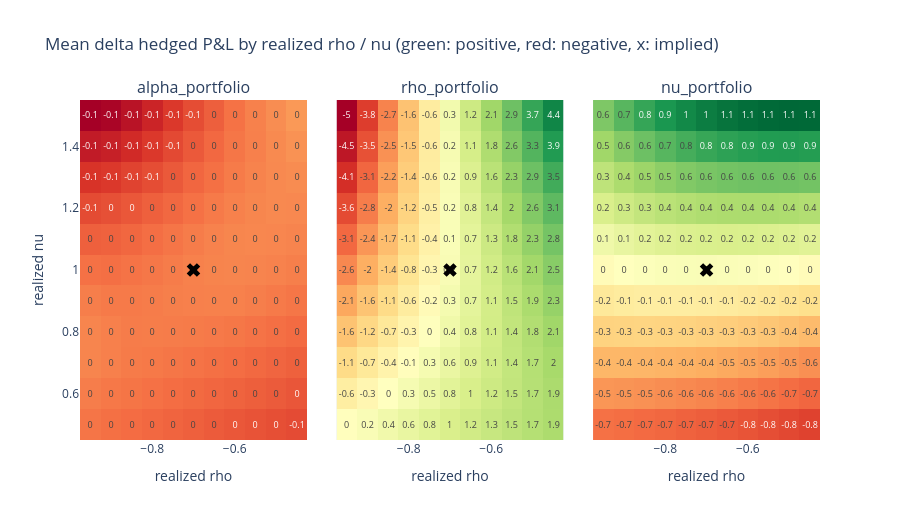

This figure's notebook cell:
### Code cell
# Realized rho and nu moved together (realized alpha = implied): sign of the mean P&L of each portfolio
heat = {ptf: pd.DataFrame(index=realized_grid["nu"], columns=realized_grid["rho"], dtype=float) for ptf in weights.columns}
for realized_rho in realized_grid["rho"]:
    for realized_nu in realized_grid["nu"]:
        pnl = backtest(realized_rho=realized_rho, realized_nu=realized_nu).mean()
        for ptf in weights.columns:
            heat[ptf].loc[realized_nu, realized_rho] = pnl[ptf]

fig = make_subplots(rows=1, cols=3, subplot_titles=list(weights.columns), shared_yaxes=True, horizontal_spacing=0.04)
for i, ptf in enumerate(weights.columns):
    z = heat[ptf]
    zmax = np.abs(z.values).max()
    fig.add_trace(
        go.Heatmap(
            x=z.columns, y=z.index, z=z.values, colorscale="RdYlGn", zmid=0, zmin=-zmax, zmax=zmax,
            text=z.round(1).values, texttemplate="%{text}", textfont=dict(size=9), showscale=False,
            hovertemplate="realized rho=%{x}<br>realized nu=%{y}<br>mean P&L=%{z:.3f}<extra></extra>",
        ),
        row=1, col=i + 1,
    )
    fig.add_trace(
        go.Scatter(x=[rho], y=[nu], mode="markers", marker=dict(symbol="x", size=12, color="black"), name="implied"),
        row=1, col=i + 1,
    )
fig.update_xaxes(title_text="realized rho")
fig.update_yaxes(title_text="realized nu", col=1)
fig.update_layout(
    title="Mean delta hedged P&L by realized rho / nu (green: positive, red: negative, x: implied)",
    height=520, showlegend=False,
)
fig.show()

### Figure 1 — Plotly figure (JSON) as saved in the notebook; plotly's stock layout.template omitted (floating-point values rounded to 4 significant figures)
{"data": [{"colorscale": [[0, "rgb(165,0,38)"], [0.1, "rgb(215,48,39)"], [0.2, "rgb(244,109,67)"], [0.3, "rgb(253,174,97)"], [0.4, "rgb(254,224,139)"], [0.5, "rgb(255,255,191)"], [0.6, "rgb(217,239,139)"], [0.7, "rgb(166,217,106)"], [0.8, "rgb(102,189,99)"], [0.9, "rgb(26,152,80)"], [1, "rgb(0,104,55)"]], "hovertemplate": "realized rho=%{x}<br>realized nu=%{y}<br>mean P&L=%{z:.3f}<extra></extra>", "showscale": false, "text": [[0, 0, 0, 0, 0, 0, 0, 0, 0, 0, -0.1], [0, 0, 0, 0, 0, 0, 0, 0, 0, 0, 0], [0, 0, 0, 0, 0, 0, 0, 0, 0, 0, 0], [0, 0, 0, 0, 0, 0, 0, 0, 0, 0, 0], [0, 0, 0, 0, 0, 0, 0, 0, 0, 0, 0], [0, 0, 0, 0, 0, 0, 0, 0, 0, 0, 0], [0, 0, 0, 0, 0, 0, 0, 0, 0, 0, 0], [-0.1, 0, 0, 0, 0, 0, 0, 0, 0, 0, 0], [-0.1, -0.1, -0.1, -0.1, 0, 0, 0, 0, 0, 0, 0], [-0.1, -0.1, -0.1, -0.1, -0.1, 0, 0, 0, 0, 0, 0], [-0.1, -0.1, -0.1, -0.1, -0.1, -0.1, 0, 0, 0, 0, 0]], "textfont": {"size": 9}, "texttemplate": "%{text}", "type": "heatmap", "x": [-0.95, -0.9, -0.85, -0.8, -0.75, -0.7, -0.65, -0.6, -0.55, -0.5, -0.45], "xaxis": "x", "y": [0.5, 0.6, 0.7, 0.8, 0.9, 1, 1.1, 1.2, 1.3, 1.4, 1.5], "yaxis": "y", "z": [[-0.04087, -0.04209, -0.0429, -0.04378, -0.04474, -0.04578, -0.0468, -0.04774, -0.04863, -0.04956, -0.0505], [-0.03908, -0.04021, -0.04102, -0.04178, -0.04257, -0.04348, -0.04427, -0.04508, -0.04601, -0.04692, -0.04792], [-0.03745, -0.03862, -0.03964, -0.04012, -0.04075, -0.04133, -0.04198, -0.04265, -0.0435, -0.04443, -0.04547], [-0.03744, -0.0386, -0.03933, -0.03915, -0.03936, -0.0397, -0.04004, -0.04058, -0.04126, -0.04214, -0.04313], [-0.03898, -0.03982, -0.03989, -0.03942, -0.03878, -0.03849, -0.03826, -0.03835, -0.039, -0.03986, -0.04071], [-0.04178, -0.04215, -0.04139, -0.04044, -0.03941, -0.03837, -0.0377, -0.03741, -0.03759, -0.03802, -0.03877], [-0.04559, -0.04527, -0.04406, -0.04242, -0.04096, -0.03933, -0.03811, -0.03724, -0.03704, -0.03712, -0.03753], [-0.05059, -0.04944, -0.04779, -0.04574, -0.04391, -0.04179, -0.03991, -0.03839, -0.03727, -0.03663, -0.03669], [-0.0563, -0.05503, -0.05252, -0.0502, -0.04735, -0.04437, -0.04198, -0.0396, -0.03779, -0.03664, -0.03597], [-0.06314, -0.06163, -0.05857, -0.05495, -0.05097, -0.04725, -0.04389, -0.04068, -0.03852, -0.0364, -0.03466], [-0.07111, -0.06956, -0.06543, -0.06036, -0.05495, -0.05013, -0.04591, -0.04167, -0.03835, -0.03571, -0.03303]], "zmax": 0.07111, "zmid": 0, "zmin": -0.07111}, {"marker": {"color": "black", "size": 12, "symbol": "x"}, "mode": "markers", "name": "implied", "type": "scatter", "x": [-0.7], "xaxis": "x", "y": [1], "yaxis": "y"}, {"colorscale": [[0, "rgb(165,0,38)"], [0.1, "rgb(215,48,39)"], [0.2, "rgb(244,109,67)"], [0.3, "rgb(253,174,97)"], [0.4, "rgb(254,224,139)"], [0.5, "rgb(255,255,191)"], [0.6, "rgb(217,239,139)"], [0.7, "rgb(166,217,106)"], [0.8, "rgb(102,189,99)"], [0.9, "rgb(26,152,80)"], [1, "rgb(0,104,55)"]], "hovertemplate": "realized rho=%{x}<br>realized nu=%{y}<br>mean P&L=%{z:.3f}<extra></extra>", "showscale": false, "text": [[0, 0.2, 0.4, 0.6, 0.8, 1, 1.2, 1.3, 1.5, 1.7, 1.9], [-0.6, -0.3, 0, 0.3, 0.5, 0.8, 1, 1.2, 1.5, 1.7, 1.9], [-1.1, -0.7, -0.4, -0.1, 0.3, 0.6, 0.9, 1.1, 1.4, 1.7, 2], [-1.6, -1.2, -0.7, -0.3, 0, 0.4, 0.8, 1.1, 1.4, 1.8, 2.1], [-2.1, -1.6, -1.1, -0.6, -0.2, 0.3, 0.7, 1.1, 1.5, 1.9, 2.3], [-2.6, -2, -1.4, -0.8, -0.3, 0.2, 0.7, 1.2, 1.6, 2.1, 2.5], [-3.1, -2.4, -1.7, -1.1, -0.4, 0.1, 0.7, 1.3, 1.8, 2.3, 2.8], [-3.6, -2.8, -2, -1.2, -0.5, 0.2, 0.8, 1.4, 2, 2.6, 3.1], [-4.1, -3.1, -2.2, -1.4, -0.6, 0.2, 0.9, 1.6, 2.3, 2.9, 3.5], [-4.5, -3.5, -2.5, -1.5, -0.6, 0.2, 1.1, 1.8, 2.6, 3.3, 3.9], [-5, -3.8, -2.7, -1.6, -0.6, 0.3, 1.2, 2.1, 2.9, 3.7, 4.4]], "textfont": {"size": 9}, "texttemplate": "%{text}", "type": "heatmap", "x": [-0.95, -0.9, -0.85, -0.8, -0.75, -0.7, -0.65, -0.6, -0.55, -0.5, -0.45], "xaxis": "x2", "y": [0.5, 0.6, 0.7, 0.8, 0.9, 1, 1.1, 1.2, 1.3, 1.4, 1.5], "yaxis": "y2", "z": [[-0.04456, 0.1706, 0.3764, 0.5796, 0.7785, 0.9745, 1.165, 1.35, 1.529, 1.704, 1.873], [-0.5548, -0.2768, -0.009431, 0.2525, 0.5078, 0.7568, 0.9976, 1.231, 1.459, 1.679, 1.892], [-1.075, -0.7244, -0.3824, -0.057, 0.2599, 0.5657, 0.8626, 1.15, 1.429, 1.699, 1.961], [-1.586, -1.153, -0.7369, -0.3474, 0.03491, 0.4058, 0.7645, 1.112, 1.447, 1.77, 2.082], [-2.088, -1.569, -1.077, -0.6082, -0.1583, 0.2798, 0.7007, 1.107, 1.504, 1.886, 2.252], [-2.585, -1.975, -1.398, -0.8449, -0.3151, 0.1929, 0.6832, 1.156, 1.614, 2.055, 2.479], [-3.079, -2.37, -1.696, -1.056, -0.4397, 0.1472, 0.7118, 1.255, 1.781, 2.284, 2.765], [-3.567, -2.753, -1.973, -1.234, -0.5209, 0.1533, 0.7952, 1.41, 1.999, 2.562, 3.105], [-4.055, -3.115, -2.228, -1.375, -0.5723, 0.1851, 0.9122, 1.6, 2.26, 2.891, 3.494], [-4.534, -3.462, -2.452, -1.498, -0.6012, 0.2481, 1.057, 1.824, 2.562, 3.257, 3.916], [-5.006, -3.788, -2.657, -1.599, -0.6064, 0.3362, 1.233, 2.077, 2.885, 3.655, 4.377]], "zmax": 5.006, "zmid": 0, "zmin": -5.006}, {"marker": {"color": "black", "size": 12, "symbol": "x"}, "mode": "markers", "name": "implied", "type": "scatter", "x": [-0.7], "xaxis": "x2", "y": [1], "yaxis": "y2"}, {"colorscale": [[0, "rgb(165,0,38)"], [0.1, "rgb(215,48,39)"], [0.2, "rgb(244,109,67)"], [0.3, "rgb(253,174,97)"], [0.4, "rgb(254,224,139)"], [0.5, "rgb(255,255,191)"], [0.6, "rgb(217,239,139)"], [0.7, "rgb(166,217,106)"], [0.8, "rgb(102,189,99)"], [0.9, "rgb(26,152,80)"], [1, "rgb(0,104,55)"]], "hovertemplate": "realized rho=%{x}<br>realized nu=%{y}<br>mean P&L=%{z:.3f}<extra></extra>", "showscale": false, "text": [[-0.7, -0.7, -0.7, -0.7, -0.7, -0.7, -0.7, -0.8, -0.8, -0.8, -0.8], [-0.5, -0.5, -0.5, -0.6, -0.6, -0.6, -0.6, -0.6, -0.6, -0.7, -0.7], [-0.4, -0.4, -0.4, -0.4, -0.4, -0.4, -0.5, -0.5, -0.5, -0.5, -0.6], [-0.3, -0.3, -0.3, -0.3, -0.3, -0.3, -0.3, -0.3, -0.3, -0.4, -0.4], [-0.2, -0.1, -0.1, -0.1, -0.1, -0.1, -0.1, -0.2, -0.2, -0.2, -0.2], [0, 0, 0, 0, 0, 0, 0, 0, 0, 0, 0], [0.1, 0.1, 0.2, 0.2, 0.2, 0.2, 0.2, 0.2, 0.2, 0.2, 0.2], [0.2, 0.3, 0.3, 0.4, 0.4, 0.4, 0.4, 0.4, 0.4, 0.4, 0.4], [0.3, 0.4, 0.5, 0.5, 0.6, 0.6, 0.6, 0.6, 0.6, 0.6, 0.6], [0.5, 0.6, 0.6, 0.7, 0.8, 0.8, 0.8, 0.9, 0.9, 0.9, 0.9], [0.6, 0.7, 0.8, 0.9, 1, 1, 1.1, 1.1, 1.1, 1.1, 1.1]], "textfont": {"size": 9}, "texttemplate": "%{text}", "type": "heatmap", "x": [-0.95, -0.9, -0.85, -0.8, -0.75, -0.7, -0.65, -0.6, -0.55, -0.5, -0.45], "xaxis": "x3", "y": [0.5, 0.6, 0.7, 0.8, 0.9, 1, 1.1, 1.2, 1.3, 1.4, 1.5], "yaxis": "y3", "z": [[-0.658, -0.6686, -0.6819, -0.6959, -0.7112, -0.7274, -0.7451, -0.7645, -0.7854, -0.8076, -0.8313], [-0.5312, -0.5382, -0.5483, -0.5602, -0.574, -0.5896, -0.6074, -0.6271, -0.6485, -0.6722, -0.6976], [-0.4081, -0.4089, -0.4126, -0.421, -0.4319, -0.4456, -0.4616, -0.4803, -0.5012, -0.5248, -0.5508], [-0.2838, -0.2759, -0.273, -0.2778, -0.2843, -0.2938, -0.3065, -0.3225, -0.3419, -0.3644, -0.3902], [-0.158, -0.1406, -0.1305, -0.1272, -0.1291, -0.1338, -0.1432, -0.1566, -0.1726, -0.1924, -0.2165], [-0.03224, -0.003505, 0.01586, 0.02837, 0.03499, 0.03579, 0.03184, 0.02334, 0.01078, -0.006074, -0.02737], [0.09271, 0.1346, 0.1666, 0.1896, 0.2063, 0.2152, 0.2183, 0.2156, 0.2088, 0.1958, 0.1774], [0.2181, 0.2745, 0.3217, 0.3584, 0.388, 0.4073, 0.4184, 0.4226, 0.4199, 0.4107, 0.3962], [0.3415, 0.4182, 0.4812, 0.5354, 0.5762, 0.6052, 0.6269, 0.638, 0.6419, 0.6387, 0.6279], [0.4654, 0.5643, 0.647, 0.7159, 0.7694, 0.8106, 0.8413, 0.8614, 0.874, 0.8756, 0.8679], [0.5898, 0.7144, 0.8166, 0.9004, 0.9669, 1.021, 1.063, 1.091, 1.11, 1.12, 1.117]], "zmax": 1.12, "zmid": 0, "zmin": -1.12}, {"marker": {"color": "black", "size": 12, "symbol": "x"}, "mode": "markers", "name": "implied", "type": "scatter", "x": [-0.7], "xaxis": "x3", "y": [1], "yaxis": "y3"}], "layout": {"annotations": [{"font": {"size": 16}, "showarrow": false, "text": "alpha_portfolio", "x": 0.1533, "xanchor": "center", "xref": "paper", "y": 1, "yanchor": "bottom", "yref": "paper"}, {"font": {"size": 16}, "showarrow": false, "text": "rho_portfolio", "x": 0.5, "xanchor": "center", "xref": "paper", "y": 1, "yanchor": "bottom", "yref": "paper"}, {"font": {"size": 16}, "showarrow": false, "text": "nu_portfolio", "x": 0.8467, "xanchor": "center", "xref": "paper", "y": 1, "yanchor": "bottom", "yref": "paper"}], "height": 520, "showlegend": false, "title": {"text": "Mean delta hedged P&L by realized rho / nu (green: positive, red: negative, x: implied)"}, "xaxis": {"anchor": "y", "domain": [0, 0.3067], "title": {"text": "realized rho"}}, "xaxis2": {"anchor": "y2", "domain": [0.3467, 0.6533], "title": {"text": "realized rho"}}, "xaxis3": {"anchor": "y3", "domain": [0.6933, 1], "title": {"text": "realized rho"}}, "yaxis": {"anchor": "x", "domain": [0, 1], "title": {"text": "realized nu"}}, "yaxis2": {"anchor": "x2", "domain": [0, 1], "matches": "y", "showticklabels": false}, "yaxis3": {"anchor": "x3", "domain": [0, 1], "matches": "y", "showticklabels": false}}}
